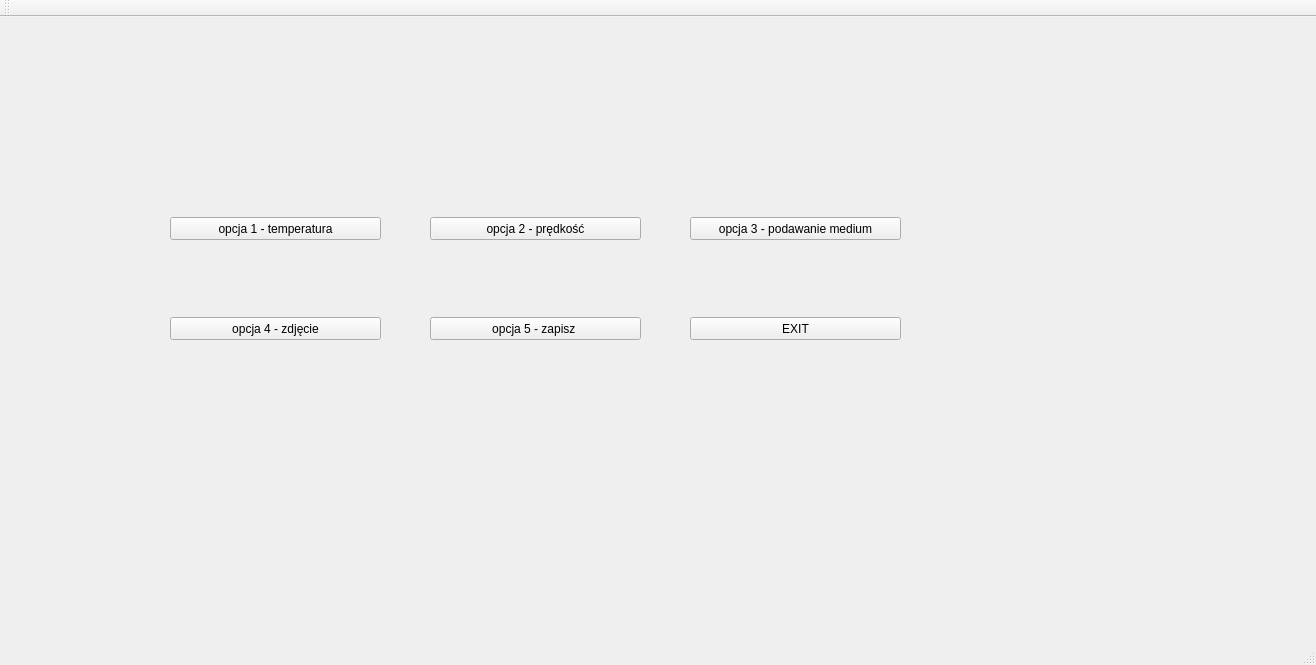
<?xml version="1.0" encoding="UTF-8"?>
<ui version="4.0">
 <class>MainWindow</class>
 <widget class="QMainWindow" name="MainWindow">
  <property name="geometry">
   <rect>
    <x>0</x>
    <y>0</y>
    <width>1316</width>
    <height>665</height>
   </rect>
  </property>
  <property name="windowTitle">
   <string>MainWindow</string>
  </property>
  <widget class="QWidget" name="centralwidget">
   <widget class="QStackedWidget" name="stackedWidget">
    <property name="geometry">
     <rect>
      <x>0</x>
      <y>0</y>
      <width>1041</width>
      <height>721</height>
     </rect>
    </property>
    <widget class="QWidget" name="page">
     <widget class="QPushButton" name="opcja2">
      <property name="geometry">
       <rect>
        <x>430</x>
        <y>200</y>
        <width>211</width>
        <height>23</height>
       </rect>
      </property>
      <property name="text">
       <string>opcja 2 - prędkość</string>
      </property>
     </widget>
     <widget class="QPushButton" name="opcja1">
      <property name="geometry">
       <rect>
        <x>170</x>
        <y>200</y>
        <width>211</width>
        <height>23</height>
       </rect>
      </property>
      <property name="text">
       <string>opcja 1 - temperatura</string>
      </property>
     </widget>
     <widget class="QPushButton" name="opcja3">
      <property name="geometry">
       <rect>
        <x>690</x>
        <y>200</y>
        <width>211</width>
        <height>23</height>
       </rect>
      </property>
      <property name="text">
       <string>opcja 3 - podawanie medium</string>
      </property>
     </widget>
     <widget class="QPushButton" name="opcja4">
      <property name="geometry">
       <rect>
        <x>170</x>
        <y>300</y>
        <width>211</width>
        <height>23</height>
       </rect>
      </property>
      <property name="text">
       <string>opcja 4 - zdjęcie</string>
      </property>
     </widget>
     <widget class="QPushButton" name="opcja5">
      <property name="geometry">
       <rect>
        <x>430</x>
        <y>300</y>
        <width>211</width>
        <height>23</height>
       </rect>
      </property>
      <property name="text">
       <string>opcja 5 - zapisz </string>
      </property>
     </widget>
     <widget class="QPushButton" name="opcja6">
      <property name="geometry">
       <rect>
        <x>690</x>
        <y>300</y>
        <width>211</width>
        <height>23</height>
       </rect>
      </property>
      <property name="text">
       <string>EXIT</string>
      </property>
     </widget>
    </widget>
    <widget class="QWidget" name="page_6">
     <widget class="QPushButton" name="option3_2">
      <property name="geometry">
       <rect>
        <x>40</x>
        <y>20</y>
        <width>181</width>
        <height>23</height>
       </rect>
      </property>
      <property name="text">
       <string>BACK TO MENU</string>
      </property>
     </widget>
     <widget class="QFrame" name="frame">
      <property name="geometry">
       <rect>
        <x>40</x>
        <y>70</y>
        <width>441</width>
        <height>131</height>
       </rect>
      </property>
      <property name="frameShape">
       <enum>QFrame::StyledPanel</enum>
      </property>
      <property name="frameShadow">
       <enum>QFrame::Raised</enum>
      </property>
      <widget class="QLabel" name="label_22">
       <property name="geometry">
        <rect>
         <x>10</x>
         <y>10</y>
         <width>91</width>
         <height>51</height>
        </rect>
       </property>
       <property name="font">
        <font>
         <family>Uroob</family>
         <pointsize>20</pointsize>
         <weight>50</weight>
         <italic>false</italic>
         <bold>false</bold>
        </font>
       </property>
       <property name="text">
        <string>IMU 1</string>
       </property>
      </widget>
      <widget class="QLabel" name="label_4">
       <property name="geometry">
        <rect>
         <x>10</x>
         <y>100</y>
         <width>131</width>
         <height>22</height>
        </rect>
       </property>
       <property name="text">
        <string>Initialized correct:</string>
       </property>
      </widget>
      <widget class="QLabel" name="imuinit">
       <property name="geometry">
        <rect>
         <x>140</x>
         <y>100</y>
         <width>41</width>
         <height>22</height>
        </rect>
       </property>
       <property name="text">
        <string/>
       </property>
      </widget>
      <widget class="QLabel" name="label_23">
       <property name="geometry">
        <rect>
         <x>110</x>
         <y>40</y>
         <width>31</width>
         <height>51</height>
        </rect>
       </property>
       <property name="font">
        <font>
         <family>Uroob</family>
         <pointsize>20</pointsize>
         <weight>50</weight>
         <italic>false</italic>
         <bold>false</bold>
        </font>
       </property>
       <property name="text">
        <string>X:</string>
       </property>
      </widget>
      <widget class="QLCDNumber" name="imu1x">
       <property name="geometry">
        <rect>
         <x>140</x>
         <y>50</y>
         <width>64</width>
         <height>31</height>
        </rect>
       </property>
      </widget>
      <widget class="QLabel" name="label_24">
       <property name="geometry">
        <rect>
         <x>210</x>
         <y>40</y>
         <width>21</width>
         <height>51</height>
        </rect>
       </property>
       <property name="font">
        <font>
         <family>Uroob</family>
         <pointsize>20</pointsize>
         <weight>50</weight>
         <italic>false</italic>
         <bold>false</bold>
        </font>
       </property>
       <property name="text">
        <string>Y:</string>
       </property>
      </widget>
      <widget class="QLCDNumber" name="imu1y">
       <property name="geometry">
        <rect>
         <x>240</x>
         <y>50</y>
         <width>64</width>
         <height>31</height>
        </rect>
       </property>
      </widget>
      <widget class="QLabel" name="label_25">
       <property name="geometry">
        <rect>
         <x>310</x>
         <y>40</y>
         <width>31</width>
         <height>51</height>
        </rect>
       </property>
       <property name="font">
        <font>
         <family>Uroob</family>
         <pointsize>20</pointsize>
         <weight>50</weight>
         <italic>false</italic>
         <bold>false</bold>
        </font>
       </property>
       <property name="text">
        <string>Z:</string>
       </property>
      </widget>
      <widget class="QLCDNumber" name="imu1z">
       <property name="geometry">
        <rect>
         <x>340</x>
         <y>50</y>
         <width>64</width>
         <height>31</height>
        </rect>
       </property>
      </widget>
     </widget>
     <widget class="QPushButton" name="pushButton_2">
      <property name="geometry">
       <rect>
        <x>30</x>
        <y>540</y>
        <width>171</width>
        <height>30</height>
       </rect>
      </property>
      <property name="text">
       <string>REFRESH DATA</string>
      </property>
     </widget>
    </widget>
    <widget class="QWidget" name="page_4">
     <widget class="QPushButton" name="option3">
      <property name="geometry">
       <rect>
        <x>30</x>
        <y>20</y>
        <width>181</width>
        <height>23</height>
       </rect>
      </property>
      <property name="text">
       <string>BACK TO MENU</string>
      </property>
     </widget>
     <widget class="QLabel" name="label_12">
      <property name="geometry">
       <rect>
        <x>340</x>
        <y>100</y>
        <width>311</width>
        <height>51</height>
       </rect>
      </property>
      <property name="font">
       <font>
        <family>Uroob</family>
        <pointsize>20</pointsize>
        <weight>50</weight>
        <italic>false</italic>
        <bold>false</bold>
       </font>
      </property>
      <property name="text">
       <string>POMPOWANIE MEDIUM </string>
      </property>
     </widget>
     <widget class="QLabel" name="label_13">
      <property name="geometry">
       <rect>
        <x>260</x>
        <y>150</y>
        <width>91</width>
        <height>51</height>
       </rect>
      </property>
      <property name="font">
       <font>
        <family>Uroob</family>
        <pointsize>20</pointsize>
        <weight>50</weight>
        <italic>false</italic>
        <bold>false</bold>
       </font>
      </property>
      <property name="text">
       <string>CHIP 1</string>
      </property>
     </widget>
     <widget class="QLabel" name="label_14">
      <property name="geometry">
       <rect>
        <x>620</x>
        <y>150</y>
        <width>91</width>
        <height>51</height>
       </rect>
      </property>
      <property name="font">
       <font>
        <family>Uroob</family>
        <pointsize>20</pointsize>
        <weight>50</weight>
        <italic>false</italic>
        <bold>false</bold>
       </font>
      </property>
      <property name="text">
       <string>CHIP 2</string>
      </property>
     </widget>
     <widget class="QLabel" name="label_15">
      <property name="geometry">
       <rect>
        <x>210</x>
        <y>190</y>
        <width>321</width>
        <height>51</height>
       </rect>
      </property>
      <property name="font">
       <font>
        <family>Uroob</family>
        <pointsize>12</pointsize>
        <weight>50</weight>
        <italic>false</italic>
        <bold>false</bold>
       </font>
      </property>
      <property name="text">
       <string>PWM SZYBKOSC POMPOWANIA MEDIUM:</string>
      </property>
     </widget>
     <widget class="QLabel" name="label_16">
      <property name="geometry">
       <rect>
        <x>210</x>
        <y>270</y>
        <width>161</width>
        <height>21</height>
       </rect>
      </property>
      <property name="font">
       <font>
        <family>Uroob</family>
        <pointsize>12</pointsize>
        <weight>50</weight>
        <italic>false</italic>
        <bold>false</bold>
       </font>
      </property>
      <property name="text">
       <string>CZAS OPERACJI [s]: </string>
      </property>
     </widget>
     <widget class="QLabel" name="label_17">
      <property name="geometry">
       <rect>
        <x>580</x>
        <y>190</y>
        <width>341</width>
        <height>51</height>
       </rect>
      </property>
      <property name="font">
       <font>
        <family>Uroob</family>
        <pointsize>12</pointsize>
        <weight>50</weight>
        <italic>false</italic>
        <bold>false</bold>
       </font>
      </property>
      <property name="text">
       <string>PWM SZYBKOSC POMPOWANIA MEDIUM:</string>
      </property>
     </widget>
     <widget class="QLabel" name="label_18">
      <property name="geometry">
       <rect>
        <x>580</x>
        <y>270</y>
        <width>161</width>
        <height>20</height>
       </rect>
      </property>
      <property name="font">
       <font>
        <family>Uroob</family>
        <pointsize>12</pointsize>
        <weight>50</weight>
        <italic>false</italic>
        <bold>false</bold>
       </font>
      </property>
      <property name="text">
       <string>CZAS OPERACJI [s]: </string>
      </property>
     </widget>
     <widget class="QPushButton" name="setbtn_4">
      <property name="geometry">
       <rect>
        <x>580</x>
        <y>290</y>
        <width>41</width>
        <height>23</height>
       </rect>
      </property>
      <property name="text">
       <string>SET</string>
      </property>
     </widget>
     <widget class="QPushButton" name="setbtn_5">
      <property name="geometry">
       <rect>
        <x>210</x>
        <y>290</y>
        <width>41</width>
        <height>23</height>
       </rect>
      </property>
      <property name="text">
       <string>SET</string>
      </property>
     </widget>
     <widget class="QSlider" name="foodspeed1">
      <property name="geometry">
       <rect>
        <x>220</x>
        <y>240</y>
        <width>160</width>
        <height>16</height>
       </rect>
      </property>
      <property name="orientation">
       <enum>Qt::Horizontal</enum>
      </property>
     </widget>
     <widget class="QSpinBox" name="foodtime1">
      <property name="geometry">
       <rect>
        <x>370</x>
        <y>270</y>
        <width>42</width>
        <height>23</height>
       </rect>
      </property>
     </widget>
     <widget class="QSpinBox" name="foodtime2">
      <property name="geometry">
       <rect>
        <x>740</x>
        <y>270</y>
        <width>42</width>
        <height>23</height>
       </rect>
      </property>
     </widget>
     <widget class="QSlider" name="foodspeed2">
      <property name="geometry">
       <rect>
        <x>590</x>
        <y>240</y>
        <width>160</width>
        <height>16</height>
       </rect>
      </property>
      <property name="orientation">
       <enum>Qt::Horizontal</enum>
      </property>
     </widget>
    </widget>
    <widget class="QWidget" name="page_5">
     <widget class="QPushButton" name="pushButton">
      <property name="geometry">
       <rect>
        <x>30</x>
        <y>20</y>
        <width>181</width>
        <height>23</height>
       </rect>
      </property>
      <property name="text">
       <string>GO BACK TO MENU</string>
      </property>
     </widget>
     <widget class="QLabel" name="label_19">
      <property name="geometry">
       <rect>
        <x>350</x>
        <y>110</y>
        <width>431</width>
        <height>51</height>
       </rect>
      </property>
      <property name="font">
       <font>
        <family>Uroob</family>
        <pointsize>20</pointsize>
        <weight>50</weight>
        <italic>false</italic>
        <bold>false</bold>
       </font>
      </property>
      <property name="text">
       <string> USTAW PREDKOSC OBROTOWA</string>
      </property>
     </widget>
     <widget class="QLabel" name="label_20">
      <property name="geometry">
       <rect>
        <x>620</x>
        <y>160</y>
        <width>231</width>
        <height>51</height>
       </rect>
      </property>
      <property name="font">
       <font>
        <family>Uroob</family>
        <pointsize>20</pointsize>
        <weight>50</weight>
        <italic>false</italic>
        <bold>false</bold>
       </font>
      </property>
      <property name="text">
       <string>CHIP 2 [obr/min]</string>
      </property>
     </widget>
     <widget class="QLabel" name="label_21">
      <property name="geometry">
       <rect>
        <x>240</x>
        <y>160</y>
        <width>231</width>
        <height>51</height>
       </rect>
      </property>
      <property name="font">
       <font>
        <family>Uroob</family>
        <pointsize>20</pointsize>
        <weight>50</weight>
        <italic>false</italic>
        <bold>false</bold>
       </font>
      </property>
      <property name="text">
       <string>CHIP 1 [obr/min]</string>
      </property>
     </widget>
     <widget class="QSlider" name="horizontalSlider">
      <property name="geometry">
       <rect>
        <x>270</x>
        <y>220</y>
        <width>160</width>
        <height>16</height>
       </rect>
      </property>
      <property name="orientation">
       <enum>Qt::Horizontal</enum>
      </property>
     </widget>
     <widget class="QSlider" name="horizontalSlider_2">
      <property name="geometry">
       <rect>
        <x>650</x>
        <y>220</y>
        <width>160</width>
        <height>16</height>
       </rect>
      </property>
      <property name="orientation">
       <enum>Qt::Horizontal</enum>
      </property>
     </widget>
     <widget class="QPushButton" name="setbtn_6">
      <property name="geometry">
       <rect>
        <x>310</x>
        <y>250</y>
        <width>80</width>
        <height>23</height>
       </rect>
      </property>
      <property name="text">
       <string>SET</string>
      </property>
     </widget>
     <widget class="QPushButton" name="setbtn_7">
      <property name="geometry">
       <rect>
        <x>700</x>
        <y>250</y>
        <width>80</width>
        <height>23</height>
       </rect>
      </property>
      <property name="text">
       <string>SET</string>
      </property>
     </widget>
    </widget>
    <widget class="QWidget" name="page_2">
     <widget class="QPushButton" name="option2">
      <property name="geometry">
       <rect>
        <x>30</x>
        <y>20</y>
        <width>211</width>
        <height>23</height>
       </rect>
      </property>
      <property name="text">
       <string>BACK TO MENU</string>
      </property>
     </widget>
     <widget class="QLabel" name="label">
      <property name="geometry">
       <rect>
        <x>140</x>
        <y>150</y>
        <width>391</width>
        <height>51</height>
       </rect>
      </property>
      <property name="font">
       <font>
        <family>Uroob</family>
        <pointsize>20</pointsize>
        <weight>50</weight>
        <italic>false</italic>
        <bold>false</bold>
       </font>
      </property>
      <property name="text">
       <string>USTAWIENIA TEMPERATURY</string>
      </property>
     </widget>
     <widget class="QLabel" name="label_2">
      <property name="geometry">
       <rect>
        <x>140</x>
        <y>190</y>
        <width>231</width>
        <height>51</height>
       </rect>
      </property>
      <property name="font">
       <font>
        <family>Uroob</family>
        <pointsize>20</pointsize>
        <weight>50</weight>
        <italic>false</italic>
        <bold>false</bold>
       </font>
      </property>
      <property name="text">
       <string>CHIP 1</string>
      </property>
     </widget>
     <widget class="QLabel" name="label_3">
      <property name="geometry">
       <rect>
        <x>140</x>
        <y>270</y>
        <width>231</width>
        <height>51</height>
       </rect>
      </property>
      <property name="font">
       <font>
        <family>Uroob</family>
        <pointsize>20</pointsize>
        <weight>50</weight>
        <italic>false</italic>
        <bold>false</bold>
       </font>
      </property>
      <property name="text">
       <string>CHIP 2</string>
      </property>
     </widget>
     <widget class="QSlider" name="slider1">
      <property name="geometry">
       <rect>
        <x>230</x>
        <y>200</y>
        <width>160</width>
        <height>16</height>
       </rect>
      </property>
      <property name="orientation">
       <enum>Qt::Horizontal</enum>
      </property>
     </widget>
     <widget class="QSlider" name="slider2">
      <property name="geometry">
       <rect>
        <x>230</x>
        <y>280</y>
        <width>160</width>
        <height>16</height>
       </rect>
      </property>
      <property name="orientation">
       <enum>Qt::Horizontal</enum>
      </property>
     </widget>
     <widget class="QLCDNumber" name="lcd1">
      <property name="geometry">
       <rect>
        <x>410</x>
        <y>190</y>
        <width>64</width>
        <height>23</height>
       </rect>
      </property>
     </widget>
     <widget class="QLCDNumber" name="lcd2">
      <property name="geometry">
       <rect>
        <x>410</x>
        <y>270</y>
        <width>64</width>
        <height>23</height>
       </rect>
      </property>
     </widget>
     <widget class="QPushButton" name="setbtn">
      <property name="geometry">
       <rect>
        <x>140</x>
        <y>320</y>
        <width>80</width>
        <height>23</height>
       </rect>
      </property>
      <property name="text">
       <string>SET</string>
      </property>
     </widget>
    </widget>
    <widget class="QWidget" name="page_3">
     <widget class="QPushButton" name="option1">
      <property name="geometry">
       <rect>
        <x>30</x>
        <y>20</y>
        <width>211</width>
        <height>23</height>
       </rect>
      </property>
      <property name="text">
       <string>BACK TO MENU</string>
      </property>
     </widget>
     <widget class="QLabel" name="label_5">
      <property name="geometry">
       <rect>
        <x>350</x>
        <y>110</y>
        <width>331</width>
        <height>51</height>
       </rect>
      </property>
      <property name="font">
       <font>
        <family>Uroob</family>
        <pointsize>20</pointsize>
        <weight>50</weight>
        <italic>false</italic>
        <bold>false</bold>
       </font>
      </property>
      <property name="text">
       <string>FOTOGRAFIA BIOCHIPA</string>
      </property>
     </widget>
     <widget class="QLabel" name="label_6">
      <property name="geometry">
       <rect>
        <x>270</x>
        <y>170</y>
        <width>101</width>
        <height>51</height>
       </rect>
      </property>
      <property name="font">
       <font>
        <family>Uroob</family>
        <pointsize>20</pointsize>
        <weight>50</weight>
        <italic>false</italic>
        <bold>false</bold>
       </font>
      </property>
      <property name="text">
       <string>CHIP 1</string>
      </property>
     </widget>
     <widget class="QLabel" name="label_7">
      <property name="geometry">
       <rect>
        <x>650</x>
        <y>170</y>
        <width>91</width>
        <height>51</height>
       </rect>
      </property>
      <property name="font">
       <font>
        <family>Uroob</family>
        <pointsize>20</pointsize>
        <weight>50</weight>
        <italic>false</italic>
        <bold>false</bold>
       </font>
      </property>
      <property name="text">
       <string>CHIP 2</string>
      </property>
     </widget>
     <widget class="QLabel" name="label_8">
      <property name="geometry">
       <rect>
        <x>210</x>
        <y>210</y>
        <width>241</width>
        <height>51</height>
       </rect>
      </property>
      <property name="font">
       <font>
        <family>Uroob</family>
        <pointsize>13</pointsize>
        <weight>50</weight>
        <italic>false</italic>
        <bold>false</bold>
       </font>
      </property>
      <property name="text">
       <string>KROTNOSC ZDJEC [zdj/24h]</string>
      </property>
     </widget>
     <widget class="QLabel" name="label_9">
      <property name="geometry">
       <rect>
        <x>600</x>
        <y>210</y>
        <width>251</width>
        <height>51</height>
       </rect>
      </property>
      <property name="font">
       <font>
        <family>Uroob</family>
        <pointsize>13</pointsize>
        <weight>50</weight>
        <italic>false</italic>
        <bold>false</bold>
       </font>
      </property>
      <property name="text">
       <string>KROTNOSC ZDJEC [zdj/24h]</string>
      </property>
     </widget>
     <widget class="QSpinBox" name="spinBoxphoto1">
      <property name="geometry">
       <rect>
        <x>270</x>
        <y>250</y>
        <width>42</width>
        <height>23</height>
       </rect>
      </property>
     </widget>
     <widget class="QSpinBox" name="spinBoxphoto2">
      <property name="geometry">
       <rect>
        <x>650</x>
        <y>250</y>
        <width>42</width>
        <height>23</height>
       </rect>
      </property>
     </widget>
     <widget class="QPushButton" name="setbtn_2">
      <property name="geometry">
       <rect>
        <x>330</x>
        <y>250</y>
        <width>51</width>
        <height>23</height>
       </rect>
      </property>
      <property name="text">
       <string>SET</string>
      </property>
     </widget>
     <widget class="QPushButton" name="setbtn_3">
      <property name="geometry">
       <rect>
        <x>710</x>
        <y>250</y>
        <width>51</width>
        <height>23</height>
       </rect>
      </property>
      <property name="text">
       <string>SET</string>
      </property>
     </widget>
     <widget class="QLabel" name="label_10">
      <property name="geometry">
       <rect>
        <x>180</x>
        <y>290</y>
        <width>151</width>
        <height>16</height>
       </rect>
      </property>
      <property name="text">
       <string>Aktualna wartość: </string>
      </property>
     </widget>
     <widget class="QLabel" name="label_11">
      <property name="geometry">
       <rect>
        <x>560</x>
        <y>290</y>
        <width>151</width>
        <height>16</height>
       </rect>
      </property>
      <property name="text">
       <string>Aktualna wartość:</string>
      </property>
     </widget>
     <widget class="QLabel" name="photolabel1">
      <property name="geometry">
       <rect>
        <x>350</x>
        <y>290</y>
        <width>58</width>
        <height>15</height>
       </rect>
      </property>
      <property name="text">
       <string/>
      </property>
     </widget>
     <widget class="QLabel" name="photolabel2">
      <property name="geometry">
       <rect>
        <x>720</x>
        <y>290</y>
        <width>58</width>
        <height>15</height>
       </rect>
      </property>
      <property name="text">
       <string/>
      </property>
     </widget>
    </widget>
   </widget>
  </widget>
  <widget class="QMenuBar" name="menubar">
   <property name="geometry">
    <rect>
     <x>0</x>
     <y>0</y>
     <width>1316</width>
     <height>27</height>
    </rect>
   </property>
  </widget>
  <widget class="QStatusBar" name="statusbar"/>
  <widget class="QToolBar" name="toolBar">
   <property name="windowTitle">
    <string>toolBar</string>
   </property>
   <attribute name="toolBarArea">
    <enum>TopToolBarArea</enum>
   </attribute>
   <attribute name="toolBarBreak">
    <bool>false</bool>
   </attribute>
  </widget>
 </widget>
 <resources/>
 <connections/>
</ui>
